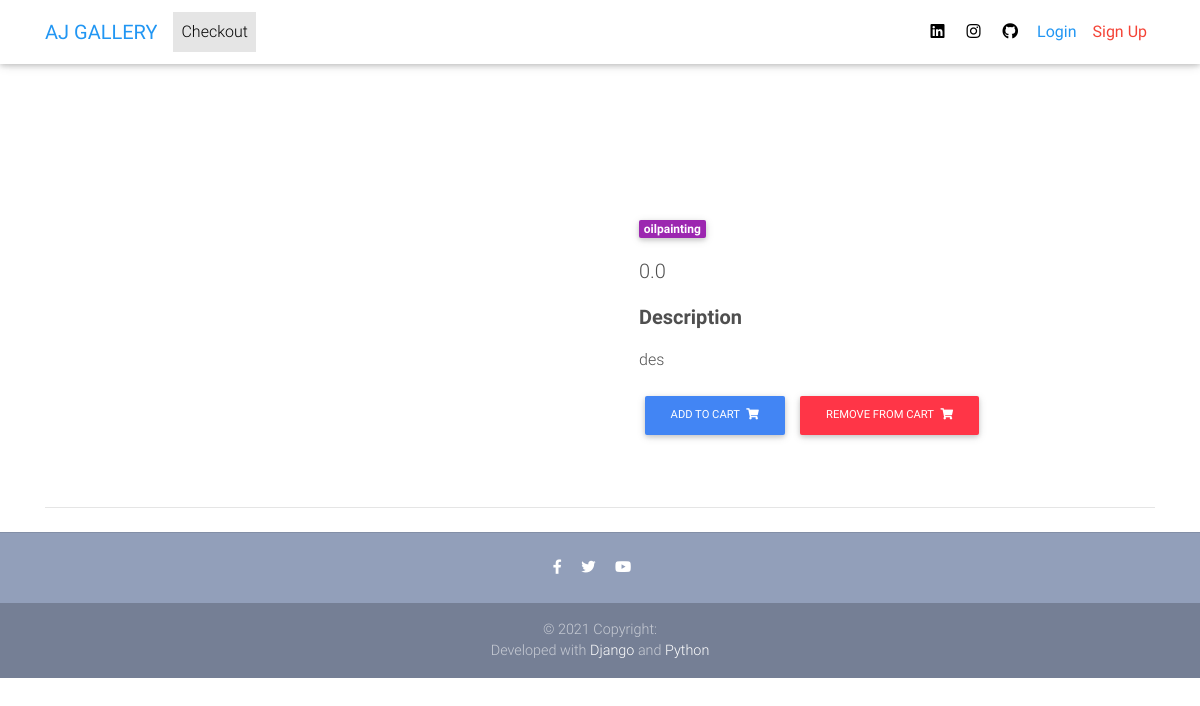
Before: /product/test-product-2/ with the older database file.
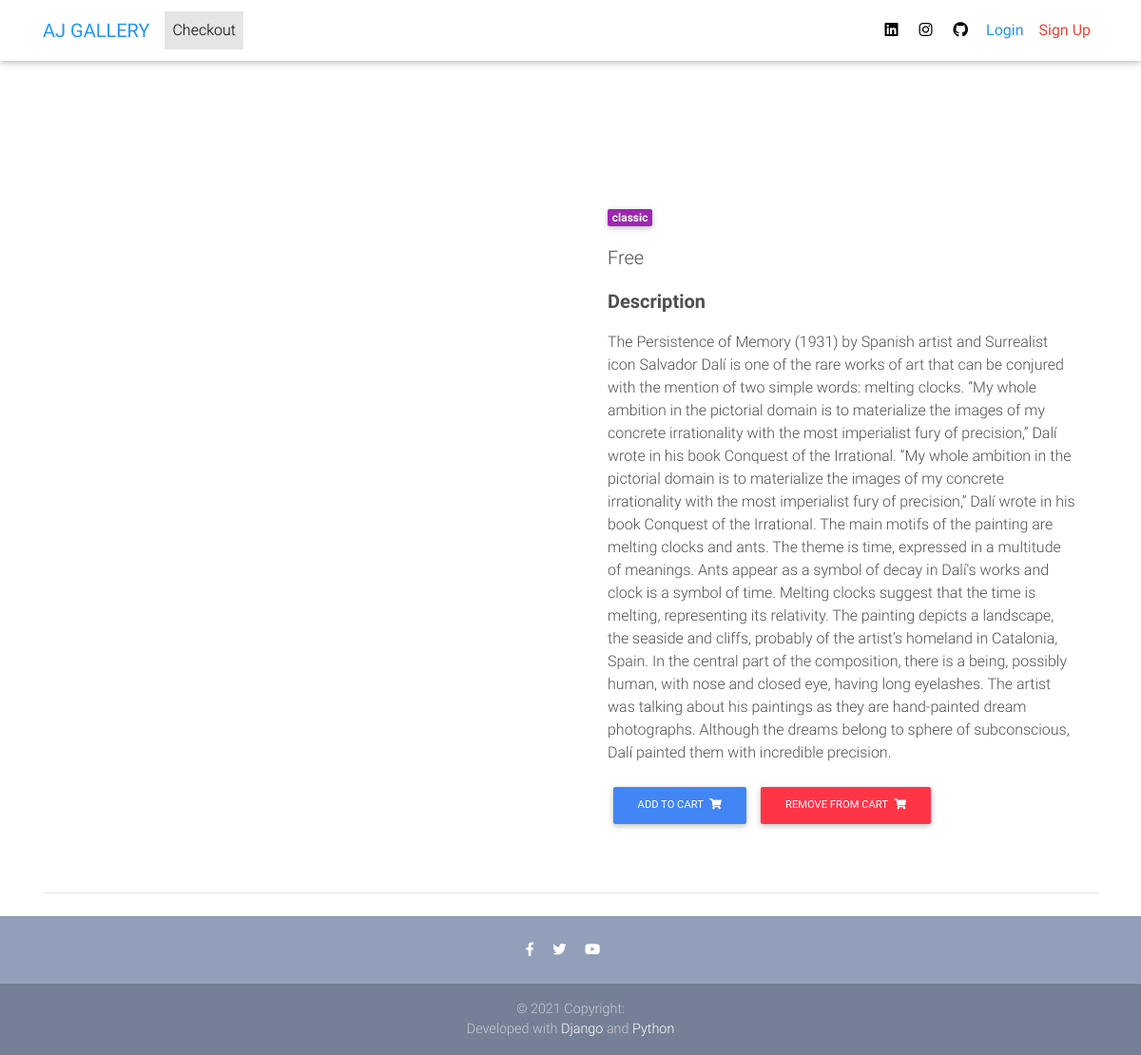
After: the same page with the newer database file.
### core/models.py (models this page shows, shortened)
class Item(models.Model):
    title = models.CharField( max_length=50)
    price = models.CharField(max_length=50)
    category = models.CharField(choices = CATEGORY_CHOICES, max_length=100)
    slug = models.SlugField()
    description = models.TextField(max_length=3000)
    image = models.ImageField()
    def get_add_to_cart_url(self):
        return reverse("core:add-to-cart", kwargs={
            'slug': self.slug
        })
    def get_remove_from_cart_url(self):
        return reverse("core:remove-from-cart", kwargs={
            'slug': self.slug
        })

### core/views.py (the view)
# urls.py: path('product/<slug>/', ProductView.as_view(), name="product"),
class ProductView(DetailView):
    model = Item
    template_name = "product-page.html"

### templates/product-page.html (shortened to what this page needs)
{% extends 'base.html' %}
{% load static %}
  {% block content %}
    <main class="mt-5 pt-4">
    <div class="container dark-grey-text mt-5">
      <div class="row wow fadeIn">
        <div class="col-md-6 mb-4">
        </div>
        <div class="col-md-6 mb-4">
          <div class="p-4">
            <div class="mb-3">
              <a href="">
                <span class="badge purple mr-1">{{ object.get_category_display }}</span>
              </a>
            </div>
            <p class="lead">
              <span>{{ object.price }}</span>
            </p>
            <p class="lead font-weight-bold">Description</p>
            <p>{{ object.description }}</p>
            <a href= "{{object.get_add_to_cart_url}}" class="btn btn-primary btn-md my-2 p" >
              Add to cart
              <i class="fas fa-shopping-cart ml-1"></i>
            </a>
            <a href= "{{object.get_remove_from_cart_url}}" class="btn btn-danger btn-md my-2 p" >
              Remove from cart
              <i class="fas fa-shopping-cart ml-1"></i>
            </a>
          </div>
        </div>
      </div>
      <hr>
    </div>
    </main>
  {% endblock %}

Changed rows visible on the page:
removed Item: category "oilpainting", price "0.0", description "des"
added Item: category "classic", price "Free", description "The Persistence of Memory (1931) by Spanish artist and Surrealist icon Salvador Dalí is one of the rare works of art that can be conjured with the mention of two simple words: melting clocks. “My whole ambition in the pictorial domain is to materialize the images of my concrete irrationality with the most imperialist fury of precision,” Dalí wrote in his book Conquest of the Irrational. “My whole ambition in the pictorial domain is to materialize the images of my concrete irrationality with the most imperialist fury of precision,” Dalí wrote in his book Conquest of the Irrational. The main motifs of the painting are melting clocks and ants. The theme is time, expressed in a multitude of…"
